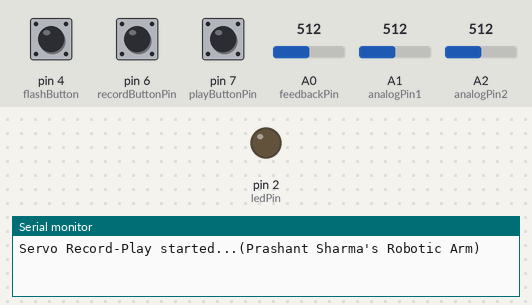
This sketch was run on a simulated Arduino Uno, built with avr-gcc and run on an emulated ATmega328P. Parts: output pins drawn as LEDs (lit = HIGH), the last lines printed to the serial monitor. The inputs (shaded band) are chosen by the test bench; at power-on: pin 6 (recordButtonPin) HIGH, pin 4 (flashButton) HIGH, pin 7 (playButtonPin) HIGH, A0 (feedbackPin) = 512, A1 (analogPin1) = 512, A2 (analogPin2) = 512. EEPROM starts erased.

Above: at 4.2 s.
4.3 s: pin 6 (recordButtonPin) pulled LOW for 0.15 s
At 5.3 s:
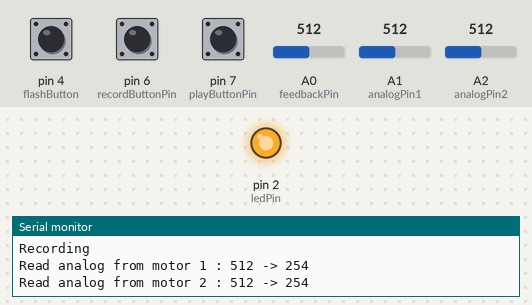
5.9 s: pin 6 (recordButtonPin) pulled LOW for 1 s
At 6.69 s:
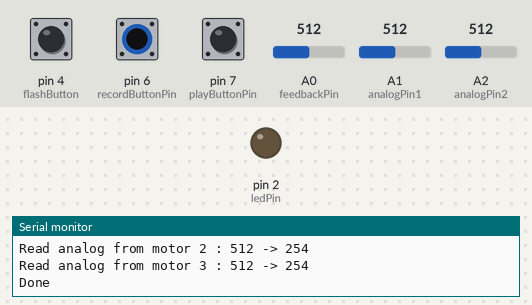
8.4 s: pin 6 (recordButtonPin) pulled LOW for 3.2 s
At 12.5 s:
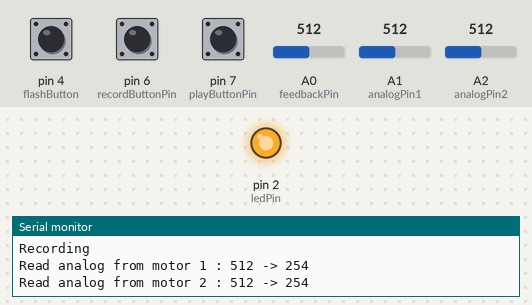
Timing chart, 0 to 14.0 s (numbered marks = the images above; inputs shaded):
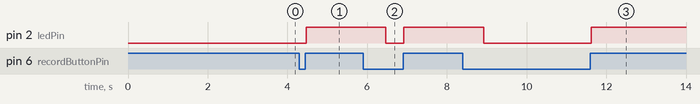

The sketch:

TrainableRoboticArmEERPOM.ino
```cpp
#include <Servo.h>
#include <EEPROM.h>

#define CALIB_MAX 512
#define CALIB_MIN 100
#define SAMPLE_DELAY 500 // in ms, 50ms seems good

uint8_t recordButtonPin = 6;
uint8_t playButtonPin = 7;
uint8_t flashButton = 4;

int number_of_reading = 0;
//servo motor pin definition
uint8_t servoPin = 3;
uint8_t servoPin1 = 9;
uint8_t servoPin2 = 10;
//uint8_t servoPin3 = 11;
//uint8_t servoPin4 = 12;
//uint8_t servoPin5 = 2;

//feedback pin definition
uint8_t feedbackPin = A0;
uint8_t analogPin1 = A1;
uint8_t analogPin2 = A2;
//uint8_t analogPin3 = A3;
//uint8_t analogPin4 = A4;

uint8_t ledPin = 2;

Servo myServo1, myServo2, myServo3, myServo4, myServo5, myServo6;
//base at servo1
//gripper at servo5

void setup() {
  Serial.begin(9600);
  pinMode(recordButtonPin, INPUT);
  digitalWrite(recordButtonPin, HIGH);
  pinMode(playButtonPin, INPUT);
  pinMode(flashButton, INPUT);
  digitalWrite(flashButton, HIGH);
  digitalWrite(playButtonPin, HIGH);
  pinMode(ledPin, OUTPUT);
  Serial.println("Servo Record-Play started...(Prashant Sharma's Robotic Arm)");
  myServo1.write(0);
  delay(500);
  myServo2.write(0);
  delay(500);
  myServo3.write(0);
  delay(500);
  myServo4.write(0);
  delay(500);
  myServo5.write(0);
  delay(500);
  myServo6.write(0);
  delay(500);
}

void loop() {
  //flash memory
  if (! digitalRead(flashButton)) {
    uint16_t address = 0;
    delay(10);
    while (! digitalRead(recordButtonPin));
    delay(20);
    Serial.println("Flashing memory...");
    while(address<=512){
      EEPROM.write(address, 90);
      address++;
     }
     Serial.println("Done flashing memory...");
  }

  //start recording when record button is pressed
 if (! digitalRead(recordButtonPin)) {
   delay(10);
   // wait for button to be released
   while (! digitalRead(recordButtonPin));
   delay(20);
   // OK released!
   recordServo(servoPin, feedbackPin, recordButtonPin);
 }

 //start playing when play button is pressed
  if (! digitalRead(playButtonPin)) {
   delay(10);
   // wait for button to be released
   while (! digitalRead(playButtonPin));
   delay(20);
   // OK released!
   playServo(servoPin, playButtonPin);
 }
}
uint8_t y;//compute angle for extra motor
void playServo(uint8_t servoPin, uint8_t buttonPin) {
  uint16_t addr = 0;
  Serial.println("Playing");

  myServo1.attach(servoPin);
  myServo2.attach(servoPin1);
  myServo3.attach(servoPin2);

  myServo1.write(90);
  myServo2.write(90);
  myServo3.write(90);
//  myServo4.attach(servoPin3);
//  myServo5.attach(servoPin4);
//  myServo6.attach(servoPin5);
  while (digitalRead(buttonPin)) {
    if(number_of_reading == addr)
      break;
    uint8_t x = writeServo(addr);
    if (x== -1)
    break;
    myServo1.write(x);
    delay(SAMPLE_DELAY);
    addr++;
    x = writeServo(addr);
    if (x== -1)
    break;
    //y = 180-x;
    myServo2.write(x);
    //myServo3.write(y);
    delay(SAMPLE_DELAY);
    addr++;
    x = writeServo(addr);
    if (x== -1)
    break;
    myServo3.write(x);
    delay(SAMPLE_DELAY);
    addr++;
//    x = writeServo(addr);
//    if (x== -1)
//    break;
//    myServo5.write(x);
//    delay(SAMPLE_DELAY);
//    addr++;
//    x = writeServo(addr);
//    if (x== -1)
//    break;
//    myServo6.write(x);
//    delay(SAMPLE_DELAY);
//    addr++;
    if (addr == 512) break;
  }
  Serial.println("Done");
  myServo1.detach();
  myServo2.detach();
  myServo3.detach();
  myServo4.detach();
//  myServo5.detach();
//  myServo6.detach();
  delay(250);
}

uint8_t writeServo(uint16_t addr)
{
  uint8_t x = EEPROM.read(addr);
    Serial.print("Reading data : "); Serial.print(x);
    //if (x == 255) return -1;
    // map to 0-180 degrees
    x = map(x, 0, 254, 0, 180);
    Serial.print(" -> "); Serial.println(x);
    if (addr==0) delay(1000); //to set motor to inital position
    return x;
}

void recordServo(uint8_t servoPin, uint8_t analogPin, uint8_t buttonPin) {
  uint16_t addr = 0;
  number_of_reading =0;
  Serial.println("Recording");
  digitalWrite(ledPin, HIGH);

  pinMode(analogPin, INPUT);
  pinMode(analogPin1, INPUT);
  pinMode(analogPin2, INPUT);
//  pinMode(analogPin3, INPUT);
//  pinMode(analogPin4, INPUT);

  while (digitalRead(buttonPin)) {

     //do this for one motor
     uint16_t a = analogRead(analogPin);
     recordServoWrite(a, addr, 1);
     addr++;
     delay(SAMPLE_DELAY);
     uint16_t b = analogRead(analogPin1);
     recordServoWrite(b, addr, 2);
     addr++;
     delay(SAMPLE_DELAY);
     uint16_t c = analogRead(analogPin2);
     recordServoWrite(c, addr, 3);
     addr++;
     delay(SAMPLE_DELAY);
//     uint16_t d = analogRead(analogPin3);
//     recordServoWrite(d, addr, 4);
//     addr++;
//     delay(SAMPLE_DELAY);
//     uint16_t e = analogRead(analogPin4);
//     recordServoWrite(e, addr, 5);
//     addr++;
//     delay(SAMPLE_DELAY);

     if (addr == 512) break;
     delay(SAMPLE_DELAY);
  }
  if (addr != 512) EEPROM.write(addr, 255);

  digitalWrite(ledPin, LOW);

  Serial.println("Done");
  number_of_reading = addr;
  delay(250);
}
void recordServoWrite(uint16_t a, uint16_t addr, int motor)
{
     Serial.print("Read analog from motor " + String(motor) +" : ");
     Serial.print(a);
     if (a < CALIB_MIN) a = CALIB_MIN;
     if (a > CALIB_MAX) a = CALIB_MAX;
     a = map(a, CALIB_MIN, CALIB_MAX, 0, 254);
     //a = map(a, 0, 1023, 0, 254);
     Serial.print(" -> "); Serial.println(a);
     EEPROM.write(addr, a);
}
```

Measured:
- after the input at 4.3 s, pin 2 (ledPin): LOW → HIGH after 0.17 s
- after the input at 5.9 s, pin 2 (ledPin): HIGH → LOW after 0.57 s, → HIGH 0.45 s later
- after the input at 8.4 s, pin 2 (ledPin): HIGH → LOW after 0.52 s, → HIGH 2.7 s later
